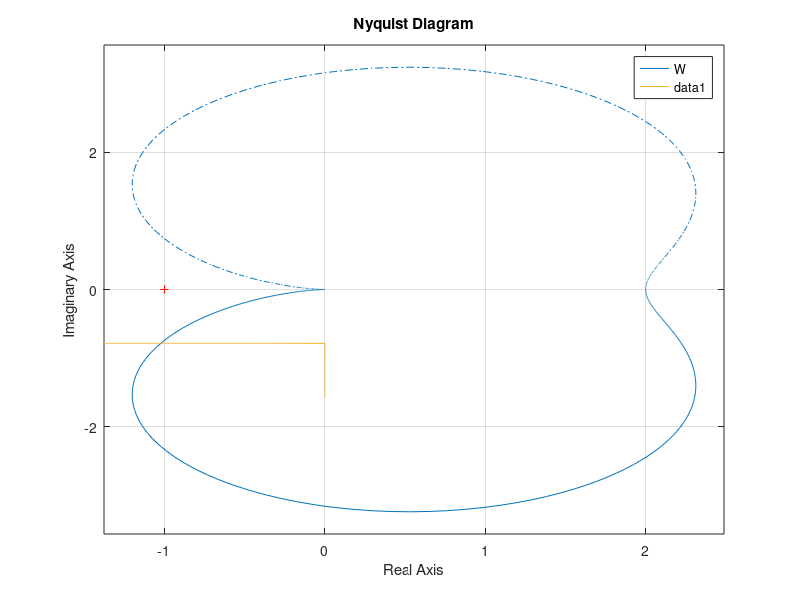

The MATLAB script that drew this image:
clc
clear
close all
W=tf(20,[1 2 10]); 
nyquist(W); 
A=0:0.001:100; 
k=0.5;
delta = 0.5;
N=((4*k)./(pi.*A)).*(sqrt(1-(delta./A).^2)-j*(delta./A)); 
N1=-1./N;
hold on 
plot(real(N1),imag(N1)); 
